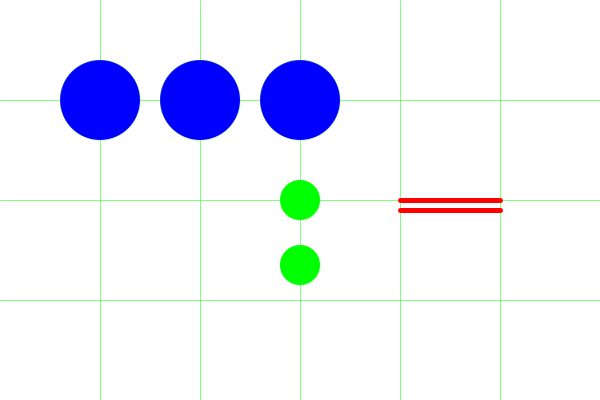
Frame 1 (no input)
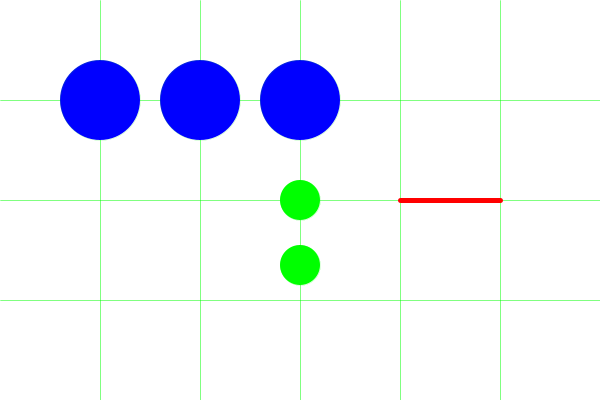
Frame 60 (the mouse pressed at the canvas centre just before this capture)
Frame 120 (the mouse held since frame 60 and released just before this capture): identical to frame 60, image omitted

The Processing sketch that drew these frames (run headless with seeded random() and noise(); from frame 60 on, the mouse is pressed at the canvas centre):

// Processing sketch: Workshop_2
// ── Workshop_2.pde
void setup() {
  size(600, 400);
  colorMode(HSB, 360, 1.0, 1.0, 1.0);
  //noLoop();
}

// functions
void test(String oop) {
  println(oop);
}


void circle_line(float x, float y, float dia, float spacing, int number, char direction) {
  for (int i = 0; i < number; i++) {
    circle(x, y, dia);
    if (direction == 'x') {
      x += spacing;
    } else if (direction == 'y') {
      y += spacing;
    } else {
      println("you gotta input x or y for direction");
    }
  }
}

void line_line(float x, float y, float len, float spacing, int number, char direction) {
  for (int i = 0; i < number; i++) {
    if (direction == 'x') {
      line(x, y, x, y+len);
      x += spacing;
    } else if (direction == 'y') {
      line(x, y, x+len, y);
      y += spacing;
    } else {
      println("you gotta input 'x' or 'y' for direction");
    }
  }
}

// initializing variables
  int counter = 1;
    int operator = 1;


void draw() {
  background(#FFFFFF);
  stroke(#00FF00);
  stroke(#00FF00);
  strokeWeight(0.5);

  // grids
  for (int i = 1; i <= 5; i++) {
    line(i *100, 0, i * 100, 400);
  }
  for (int i = 1; i <= 3; i++) {
    line(0, i * 100, 600, i * 100);
  }

  // variables
  color red = #FF0000;
  color green = #00FF00;
  color blue = #0000FF;
  float size = 80.0;
  float difference_factor = 0.5;
  float foo = 10.0;
  float bar = 10.0;



  // blue circles
  fill(blue);
  strokeWeight(0);
  circle_line(100.0, 100.0, size, 100.0, 3, 'x');

  // green circles
  fill(green);
  circle_line(300.0, 200.0, size*difference_factor, 65, 2, 'y');

  test("helloooooo");


  // red lines
  stroke(red);
  strokeWeight(5);
  strokeCap(ROUND);
  counter = counter + operator;  
  if (counter >= 30 || counter <= 0) {
      operator = operator*-1;
  }
  else {
   line_line(400.0, 200.0, 100, 10, counter, 'y');
  }

}
